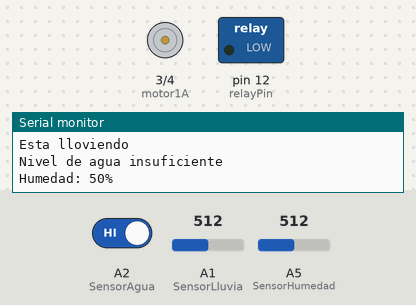
This sketch was run on a simulated Arduino Uno, built with avr-gcc and run on an emulated ATmega328P. Parts: motor-driver pin pairs drawn as motors (green arrow = first pin HIGH = forward, orange = second pin HIGH = backward, longer = more drive), switched loads named in the sketch (green lamp = pin HIGH), the last lines printed to the serial monitor. Inputs (shaded band) come from the test bench; at power-on: A1 (SensorLluvia) = 512, A2 (SensorAgua) HIGH, A5 (SensorHumedad) = 512.

Above: at 7.3 s.
7.4 s: A1 (SensorLluvia) set to 683
10.1 s: A1 (SensorLluvia) set to 714
At 12.4 s:
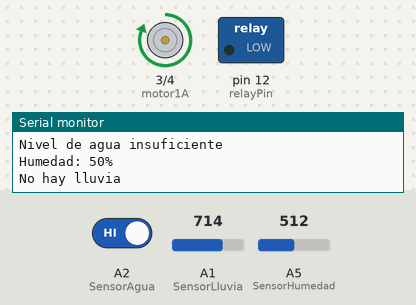
16.4 s: A2 (SensorAgua) driven LOW
At 18.5 s:
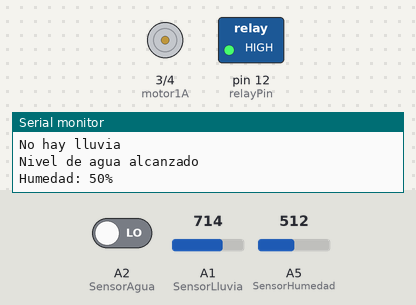
19.1 s: A1 (SensorLluvia) set to 690
At 21.4 s:
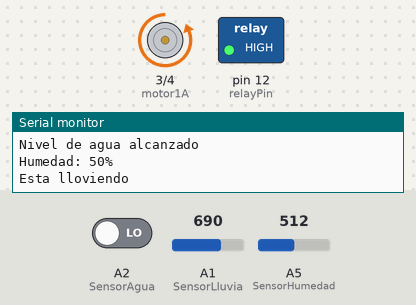
22.1 s: A1 (SensorLluvia) set to 710
Timing chart, 0 to 33.6 s (numbered marks = the images above; inputs shaded):
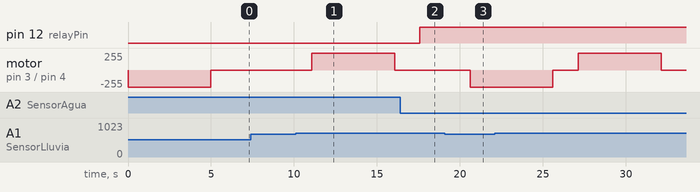

The sketch:

Codigo_RACCA_VANZO.ino
```cpp
#include <SoftwareSerial.h>


SoftwareSerial BTSerial(5, 6);  // RX, TX
////////////////////// A1-Sensor de lluvia ; A2-Nivel d agua ; A5-Sensor humedad

float humedadPorcentaje = 0;
int SenHumedad = 0;
int myChar = 0;
int SensorLluvia = A1;
int SensorAgua = A2;
int SensorHumedad = A5;
int lluvia = 0;
const int relayPin = 12;
const int motor1A = 3;  // Conectar a IN1
const int motor1B = 4;  // Conectar a IN2


void setup() {
  Serial.begin(9600);
  BTSerial.begin(9600);
  pinMode(motor1A, OUTPUT);
  pinMode(motor1B, OUTPUT);
  pinMode(SensorLluvia, INPUT);
  pinMode(SensorAgua, INPUT);
  pinMode(SenHumedad, INPUT);  // Se corrigió el nombre del pin
  pinMode(relayPin, OUTPUT);
}
void avanzar() {
  digitalWrite(motor1A, LOW);
  digitalWrite(motor1B, HIGH);
}

void parar() {
  digitalWrite(motor1A, LOW);
  digitalWrite(motor1B, LOW);
}

void retroceder() {
  digitalWrite(motor1A, HIGH);
  digitalWrite(motor1B, LOW);
}
void loop() {

  //////////////////////////////// SENSOR LLUVIA OK FUNCIONA MAMAGUEVO

  int sensorValue = analogRead(SensorLluvia);
  static bool llueveAnterior = false;

  if (sensorValue < 700) {
    Serial.println("Esta lloviendo");
    if (!llueveAnterior) {
      avanzar();
      delay(5000);
      parar();
      llueveAnterior = true;
    }
  } else {
    Serial.println("No hay lluvia");
    if (llueveAnterior) {
      retroceder();

      delay(5000);
      parar();
      llueveAnterior = false;
    }
  }

  //////////////////////////////// VALORES NIVEL DE AGUA OK

  int waterLevel = digitalRead(SensorAgua);

  if (waterLevel == LOW) {
    Serial.println("Nivel de agua alcanzado");
    digitalWrite(relayPin, HIGH);
  }
  if (waterLevel == HIGH) {
    Serial.println("Nivel de agua insuficiente");
    digitalWrite(relayPin, LOW);
  }

  //////////////////////////////// VALORES HUMEDAD

  int valorHumedad = analogRead(SensorHumedad);
  int porcentajeHumedad = map(valorHumedad, 0, 1023, 100, 0);


  char buffer[10];
  itoa(porcentajeHumedad, buffer, 10);

  Serial.print("Humedad: ");
  Serial.print(porcentajeHumedad);
  Serial.println("%");

  BTSerial.print("Humedad: ");
  BTSerial.print(porcentajeHumedad);
  BTSerial.println("%");

  delay(1500);

  while (BTSerial.available()) {
    myChar = BTSerial.read();
    Serial.print("Recibido desde Bluetooth: ");
    Serial.println(myChar);
  }
}
```

Measured:
- the behaviour switches between 699 and 700 on A1 (SensorLluvia) (found by bisection; images 0 and 1)
- after the input at 10.1 s, motor on pin 3 (motor1A) / pin 4 (motor1B): stopped → forward 255/255 after 0.96 s, → stopped 5.0 s later
- after the input at 16.4 s, pin 12 (relayPin): LOW → HIGH after 1.2 s
- after the input at 19.1 s, motor on pin 3 (motor1A) / pin 4 (motor1B): stopped → backward 255/255 after 1.5 s
